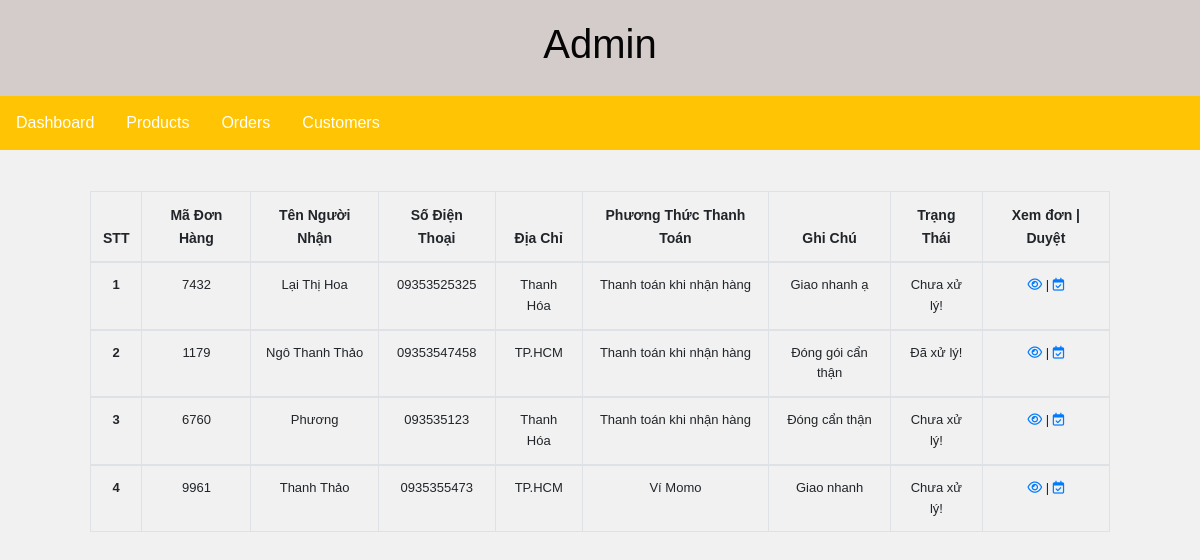
The app's page /admin/order.php with its own data.
### tables this page shows
CREATE TABLE `order` (
  `id` int(11) NOT NULL,
  `userid` int(11) NOT NULL,
  `tenNguoiNhan` varchar(100) NOT NULL,
  `sdtNguoiNhan` varchar(11) NOT NULL,
  `diaChi` varchar(200) NOT NULL,
  `ghiChu` varchar(200) NOT NULL,
  `ppThanhToan` varchar(100) NOT NULL,
  `ngayDat` text NOT NULL,
  `code_ord` varchar(10) NOT NULL,
  `trangThai` int(11) NOT NULL
);

### admin/order.php (the view, shortened to what this page needs)
<?php
require_once('D:\xampp\htdocs\doAn_1\web\admin\config\db.php');
$sql="SELECT * FROM `order`";
$result=mysqli_query($conn, $sql);
?>
<!DOCTYPE html>
<html lang="en">
<head>
    <link rel="stylesheet" href="styles.css">
	<link rel="stylesheet" href="https://maxcdn.bootstrapcdn.com/bootstrap/4.4.1/css/bootstrap.min.css">
    <link rel="stylesheet" href="https://cdnjs.cloudflare.com/ajax/libs/font-awesome/6.4.0/css/all.min.css">
</head>
<body>
<!DOCTYPE html>
<html lang="en">
<head>
  <link rel="stylesheet" href="styles.css">
</head>
<body>
  <header style="text-align: center;">
    <h1 >Admin</h1>
  </header>
  <nav>
    <ul>
      <li><a href="admin.php">Dashboard</a></li>
      <li><a href="product.php">Products</a></li>
      <li><a href="order.php">Orders</a></li>
      <li><a href="users.php">Customers</a></li>
    </ul>
  </nav><br>
  <div class="container-fluid" style="padding-left: 90px;padding-right: 90px;">
<table class="table table-bordered border-primary">
  <thead>
    <tr style="font-size:14px;text-align: center;">
      <th scope="col">STT</th>
      <th scope="col">Mã Đơn Hàng</th>
      <th scope="col">Tên Người Nhận</th>
      <th scope="col">Số Điện Thoại</th>
      <th scope="col">Địa Chỉ</th>
      <th scope="col">Phương Thức Thanh Toán</th>
      <th scope="col">Ghi Chú</th>
      <th scope="col">Trạng Thái</th>
      <th scope="col">Xem đơn | Duyệt</th>
    </tr>
  </thead>
  <?php
    $i=0;
    while ($row= mysqli_fetch_array($result)) {
     $i++;
    ?>
      <tbody>
        <tr style="font-size:13px;text-align: center;">
          <th scope="row"><?php echo $i ?></th>
          <td><?php echo $row['code_ord']?></td>
          <td><?php echo $row['tenNguoiNhan']?></td>
          <td><?php echo $row['sdtNguoiNhan']?></td>
          <td><?php echo $row['diaChi']?></td>
          <td><?php echo $row['ppThanhToan']?></td>
          <td><?php echo $row['ghiChu']?></td>
          <td>
            <?php
              if ($row['trangThai'] == 1) {
                echo "Chưa xử lý!";
              }else {
                echo "Đã xử lý!";
              }
            ?>
          </td>
          <td>
          <a href="xemDonHang.php?code_sp=<?php echo $row['code_ord']?>"><i class="fa-regular fa-eye"></i></a> |
          <a href="xacNhan.php?code_sp=<?php echo $row['code_ord']?>"><i class="fa-regular fa-calendar-check"></i></a>
        </tr>
      </tbody>
  <?php  }?>
</table>
  </div>
</body>
</html>

### admin/styles.css (style rules this page uses)
* { margin: 0; padding: 0; box-sizing: border-box; }
body { font-family: Arial, sans-serif; line-height: 1.6; background-color: #f1f1f1; }
header { background-color: #d4cbcb; color: #060505; padding: 20px; }
nav ul { list-style-type: none; background-color: rgb(255, 196, 3); overflow: hidden; }
nav ul li { float: left; }
nav ul li a { display: block; color: #fff; text-align: center; padding: 14px 16px; text-decoration: none; }

### records on screen
order: code_ord "7432", tenNguoiNhan "Lại Thị Hoa", sdtNguoiNhan "09353525325", diaChi "Thanh Hóa", ppThanhToan "Thanh toán khi nhận hàng", ghiChu "Giao nhanh ạ", trangThai "Chưa xử lý!"
order: code_ord "1179", tenNguoiNhan "Ngô Thanh Thảo", sdtNguoiNhan "09353547458", diaChi "TP.HCM", ppThanhToan "Thanh toán khi nhận hàng", ghiChu "Đóng gói cẩn thận", trangThai "Đã xử lý!"
order: code_ord "6760", tenNguoiNhan "Phương", sdtNguoiNhan "093535123", diaChi "Thanh Hóa", ppThanhToan "Thanh toán khi nhận hàng", ghiChu "Đóng cẩn thận", trangThai "Chưa xử lý!"
order: code_ord "9961", tenNguoiNhan "Thanh Thảo", sdtNguoiNhan "0935355473", diaChi "TP.HCM", ppThanhToan "Ví Momo", ghiChu "Giao nhanh", trangThai "Chưa xử lý!"
